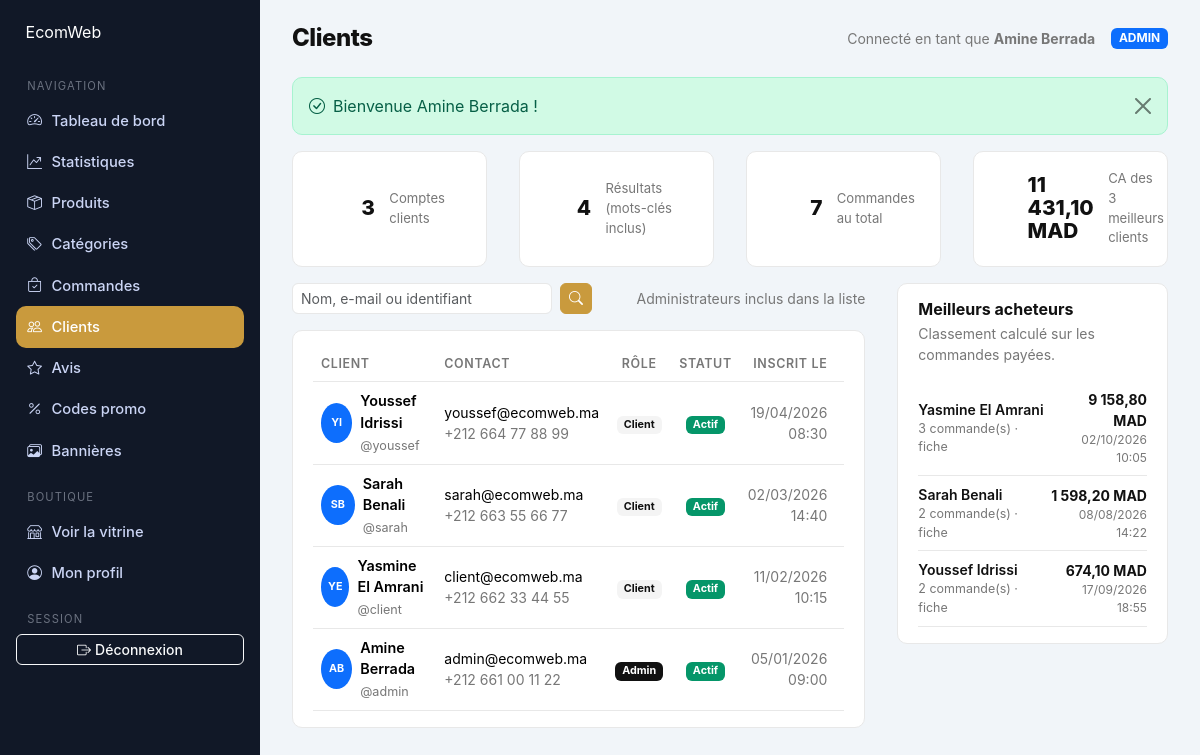
The page /ecommerce/ecom-projet-fend/ecom_web_platform/admin/clients (signed in) on the database its author committed.
### tables this page shows
CREATE TABLE IF NOT EXISTS users (
  id          INT UNSIGNED NOT NULL AUTO_INCREMENT,
  username    VARCHAR(80)  NOT NULL,
  email       VARCHAR(160) NOT NULL,
  password    VARCHAR(255) NOT NULL,
  first_name  VARCHAR(80)  NULL,
  last_name   VARCHAR(80)  NULL,
  phone       VARCHAR(40)  NULL,
  avatar      VARCHAR(255) NULL,
  role        ENUM('CUSTOMER','ADMIN') NOT NULL DEFAULT 'CUSTOMER',
  is_active   TINYINT(1)   NOT NULL DEFAULT 1,
  last_login_at DATETIME   NULL,
  created_at  DATETIME     NOT NULL DEFAULT CURRENT_TIMESTAMP,
  updated_at  DATETIME     NOT NULL DEFAULT CURRENT_TIMESTAMP ON UPDATE CURRENT_TIMESTAMP,
  PRIMARY KEY (id),
  UNIQUE KEY uq_users_email (email),
  KEY idx_users_role (role)
);

### app/Views/admin/customers/index.php (the view, shortened to what the rows shown need)
<?php
$users = $paginator->items;
?>
<div class="row g-3">
    <div class="col-xl-8">
        <div class="table-card">
            <?php if ($users === []): ?>
                <div class="text-center py-5">
                    <i class="bi bi-person-x fs-1 text-muted-2"></i>
                    <p class="mt-3 mb-0 text-muted-2">Aucun client ne correspond à cette recherche.</p>
                </div>
            <?php else: ?>
                <div class="table-responsive">
                    <table class="table table-hover align-middle mb-0">
                        <thead>
                            <tr>
                                <th>Client</th>
                                <th>Contact</th>
                                <th class="text-center">Rôle</th>
                                <th class="text-center">Statut</th>
                                <th class="text-end">Inscrit le</th>
                                <th class="text-end">Fiche</th>
                            </tr>
                        </thead>
                        <tbody>
                        <?php foreach ($users as $user): ?>
                            <tr>
                                <td>
                                    <div class="d-flex align-items-center gap-2">
                                        <?php if (!empty($user->avatar)): ?>
                                            <img src="<?= e(img($user->avatar)) ?>" alt="" class="rounded-circle"
                                                 width="40" height="40" style="object-fit:cover">
                                        <?php else: ?>
                                            <span class="badge rounded-circle bg-primary d-inline-flex align-items-center
                                                         justify-content-center" style="width:40px;height:40px">
                                                <?= e($user->initials()) ?>
                                            </span>
                                        <?php endif; ?>
                                        <div>
                                            <div class="fw-semibold"><?= e($user->fullName()) ?></div>
                                            <small class="text-muted-2">@<?= e($user->username) ?></small>
                                        </div>
                                    </div>
                                </td>
                                <td class="small">
                                    <div><?= e($user->email) ?></div>
                                    <?php if (!empty($user->phone)): ?>
                                        <div class="text-muted-2"><?= e($user->phone) ?></div>
                                    <?php endif; ?>
                                </td>
                                <td class="text-center">
                                    <span class="badge <?= $user->isAdmin() ? 'bg-dark' : 'bg-light text-dark' ?>">
                                        <?= $user->isAdmin() ? 'Admin' : 'Client' ?>
                                    </span>
                                </td>
                                <td class="text-center">
                                    <span class="badge bg-<?= $user->isActive() ? 'success' : 'secondary' ?>">
                                        <?= $user->isActive() ? 'Actif' : 'Bloqué' ?>
                                    </span>
                                </td>
                                <td class="text-end small text-muted-2"><?= e(format_date($user->created_at)) ?></td>
                                <td class="text-end">
                                </td>
                            </tr>
                        <?php endforeach; ?>
                        </tbody>
                    </table>
                </div>
            <?php endif; ?>
        </div>
    </div>
    <div class="col-xl-4">
        <div class="table-card">
            <h2 class="h6 fw-bold mb-1">Meilleurs acheteurs</h2>
        </div>
    </div>
</div>

### app/Views/layouts/admin.php (shortened to what the rows shown need)
<?php
$user = $currentUser ?? \App\Core\Auth::user();
?>
<!doctype html>
<html lang="fr">
<head>
    <link href="https://cdn.jsdelivr.net/npm/bootstrap@5.3.3/dist/css/bootstrap.min.css" rel="stylesheet">
    <link href="https://cdn.jsdelivr.net/npm/bootstrap-icons@1.11.3/font/bootstrap-icons.min.css" rel="stylesheet">
    <link href="<?= e(asset('assets/css/style.css')) ?>" rel="stylesheet">
</head>
<body>
<div class="admin-shell">
    <main class="admin-main">
        <header class="admin-header">
            <div>
                <h1><?= e($title ?? 'Back-office') ?></h1>
            </div>
            <div class="d-flex align-items-center gap-3">
                <?php if ($user !== null): ?>
                    <span class="text-muted-2 small">
                        Connecté en tant que <strong><?= e($user->fullName()) ?></strong>
                    </span>
                    <span class="badge bg-primary text-uppercase"><?= e($user->role) ?></span>
                <?php endif; ?>
            </div>
        </header>
        <?= $content ?>
    </main>
</div>
</body>
</html>

### rows shown on the page
users: $user->fullName() "Amine Berrada", role "ADMIN", initials "AB", username "admin", email "admin@ecomweb.ma", phone "+212 661 00 11 22", shows "Admin", is_active "Actif", created_at "05/01/2026 09:00"
users: initials "YI", $user->fullName() "Youssef Idrissi", username "youssef", email "youssef@ecomweb.ma", phone "+212 664 77 88 99", role "Client", is_active "Actif", created_at "19/04/2026 08:30"
users: initials "SB", $user->fullName() "Sarah Benali", username "sarah", email "sarah@ecomweb.ma", phone "+212 663 55 66 77", role "Client", is_active "Actif", created_at "02/03/2026 14:40"
users: initials "YE", $user->fullName() "Yasmine El Amrani", username "client", email "client@ecomweb.ma", phone "+212 662 33 44 55", role "Client", is_active "Actif", created_at "11/02/2026 10:15"

### other values the page prints
$label "Tableau de bord"
$label "Statistiques"
$label "Produits"
$label "Catégories"
$label "Commandes"
$label "Clients"
$label "Avis"
$label "Codes promo"
$label "Bannières"
$title "Clients"
$flash['message'] "Bienvenue Amine Berrada !"
$totals['customers'] "3"
$paginator->total "4"
$totals['orders'] "7"
count($stats) "3"
